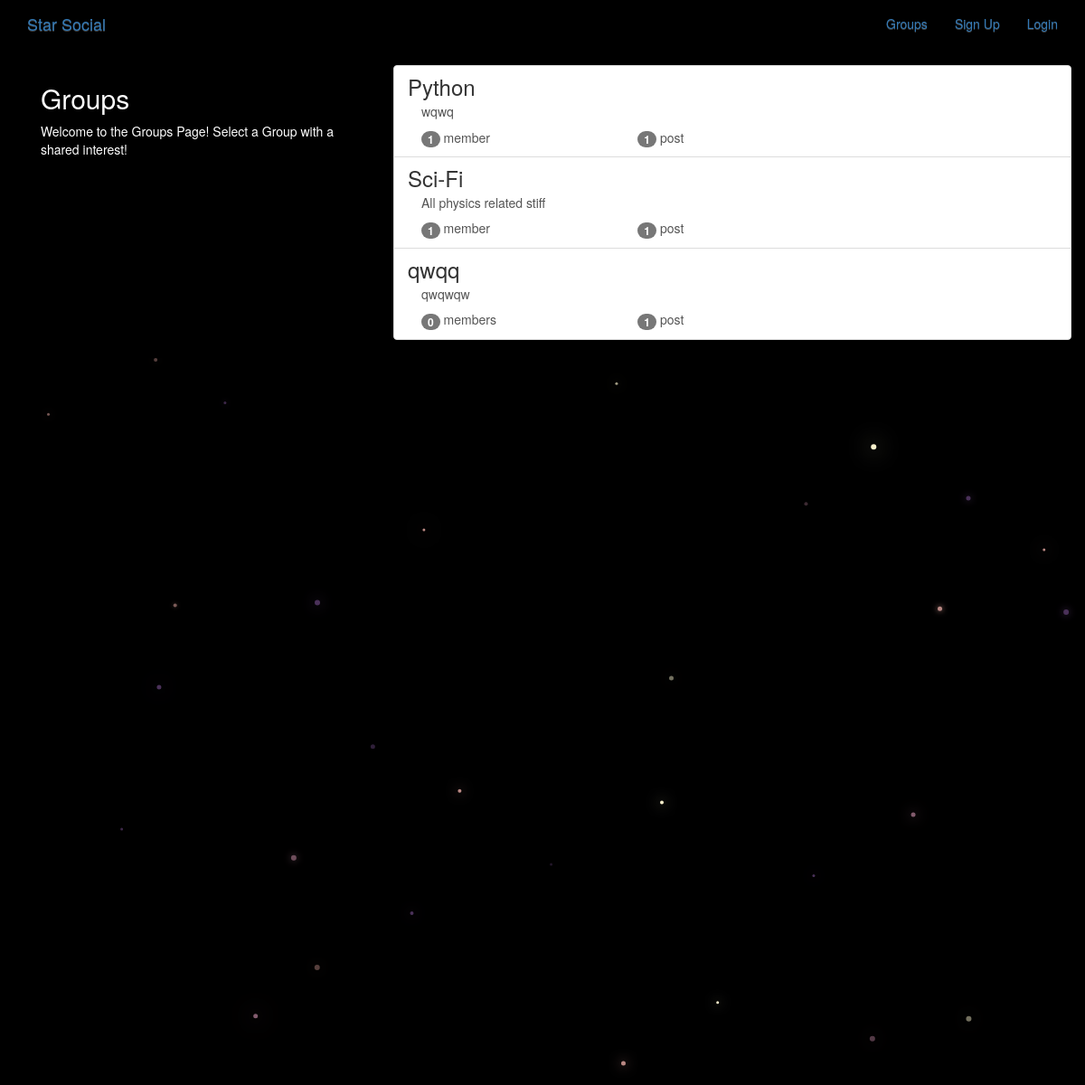
The app's page /groups/ with its own data.
### groups/models.py (models this page shows, shortened)
class Group(models.Model):
    name = models.CharField(max_length=256, unique=True)
    slug = models.SlugField(unique=True, allow_unicode=True)
    description = models.TextField(blank=True, default='')
    description_html = models.TextField(editable=False, default='', blank=True)
    members = models.ManyToManyField(User, through="GroupMember")  # through is like related_name to a whole model
    class Meta:
        ordering = ['name']  # sort result by order of the name

### groups/views.py (the view)
class ListGroups(generic.ListView):
    model = Group

### groups/templates/groups/group_list.html (shortened to what this page needs)
{% extends "groups/group_base.html" %}
{% block pregroup %}
<div class="col-md-4">
	<div class="content">
			<h2>Groups</h2>
			<p>Welcome to the Groups Page! Select a Group with a shared interest!</p>
	</div>
</div>
{% endblock %}
{% block group_content %}
<div class="col-md-8">
	<div class="list-group">
		{% for group in object_list %}
		  <a class="list-group-item" href="{% url 'groups:single' slug=group.slug %}">
			     <h3 class="title list-group-item-heading">{{ group.name }}</h3>
			<div class="list-group-item-text container-fluid">
				{{ group.description_html|safe }}
				<div class="row">
					<div class="col-md-4">
						<span class="badge">{{ group.members.count }}</span> member{{ group.members.count|pluralize }}
					</div>
					<div class="col-md-4">
						<span class="badge">{{ group.posts.count }}</span> post{{ group.posts.count|pluralize }}
					</div>
				</div>
			</div>
		</a>
		{% endfor %}
	</div>
</div>
{% endblock %}

### static/simplesocial/css/master.css (style rules this page uses)
body { margin: 0; overflow: hidden; background-color: black; color:white; }

### records on screen
Group: name "Python", description_html "wqwq", members.count "1", posts.count "1"
Group: name "Sci-Fi", description_html "All physics related stiff", members.count "1", posts.count "1"
Group: name "qwqq", description_html "qwqwqw", members.count "0", posts.count "1"
